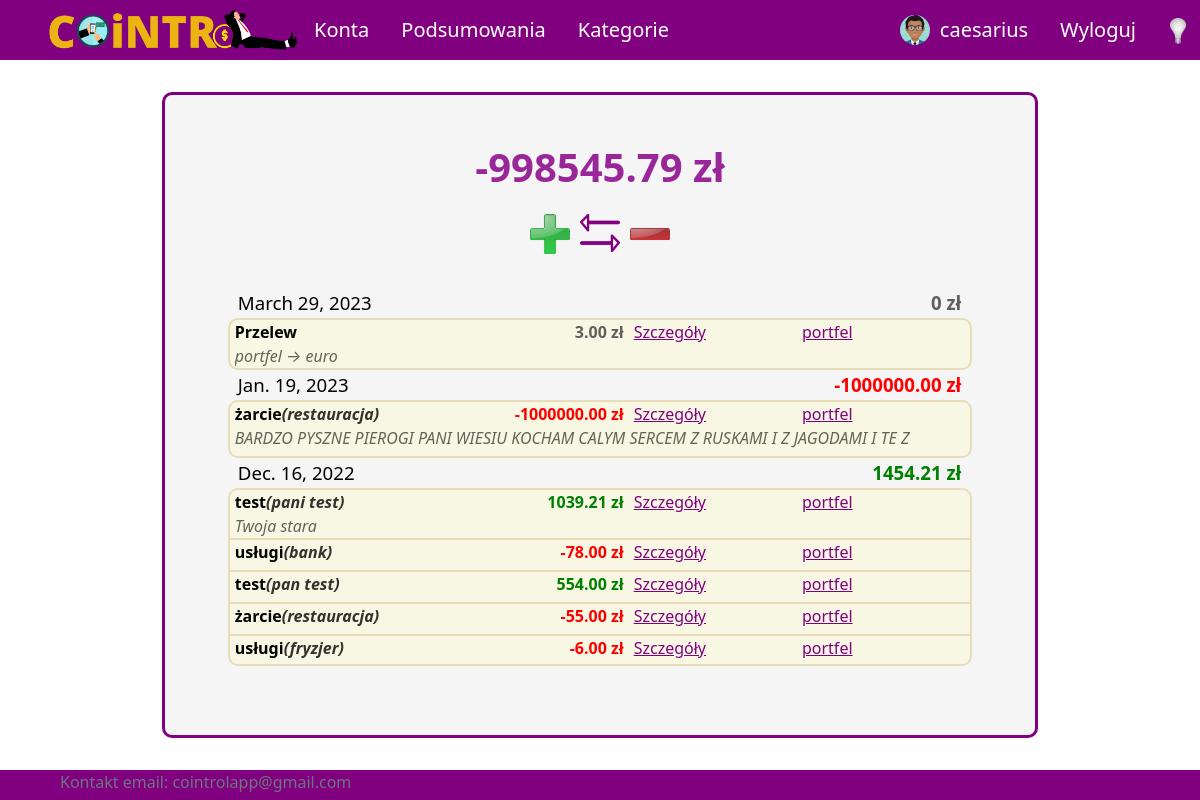
Page / (signed in) on the committed database.
### UsersApp/models.py (models this page shows, shortened)
class Profile(models.Model):
    user = models.OneToOneField(User, on_delete=models.CASCADE, null=True, blank=True)
    name = models.CharField(max_length=200, blank=True, null=True)
    email = models.EmailField(max_length=400, null=True, blank=True)
    username = models.CharField(max_length=200, blank=True, null=True)
    currency = models.ForeignKey('Currency', on_delete=models.SET_NULL, null=True)
    image = ThumbnailerImageField(null=True, blank=True, upload_to="images/", default="images/default-user.png")
    created = models.DateTimeField(auto_now_add=True)
    id = models.UUIDField(default=uuid.uuid4, unique=True,
                            primary_key=True, editable=False)

class Currency(models.Model):
    name = models.CharField(max_length=100)
    access_name = models.CharField(max_length=20) #access_name nazwa aby zdobyć kurs walut
    sign = models.CharField(max_length=5) #znak waluty
    id = models.UUIDField(default=uuid.uuid4, unique=True,
                            primary_key=True, editable=False)

class Category(models.Model):
    SCOPE_CHOICES = (
        ("INCOME", "income"),
        ("EXPENSE", "expense"),
    )
    name = models.CharField(max_length=255)
    owner = models.ForeignKey(Profile, null=True, blank=True, on_delete=models.CASCADE)
    scope = models.CharField(max_length=10, choices=SCOPE_CHOICES) #income / expense - do oddzielenia rodzaju transakcji
    id = models.UUIDField(default=uuid.uuid4, unique=True, primary_key=True, editable=False)
    def __str__(self):
        return self.name

class Subcategory(models.Model):
    name = models.CharField(max_length=255)
    id_category = models.ForeignKey(Category, on_delete=models.CASCADE)
    id = models.UUIDField(default=uuid.uuid4, unique=True, primary_key=True, editable=False)
    def __str__(self):
        return self.name

### aplication/models.py (models this page shows, shortened)
class Transaction(PolymorphicModel):
    intervals = {
        'daily': (lambda x: x + timedelta(days=1), 'Codziennie'),
        'weekly': (lambda x: x + timedelta(weeks=1), 'Co tydzień'),
        'biweekly': (lambda x: x + timedelta(weeks=2), 'Co 2 tygodnie'),
        'montly': (lambda x: x + relativedelta(months=+1), 'Co miesiąc')}
    id_account = models.ForeignKey(Account, on_delete=models.CASCADE)
    id_user = models.ForeignKey(Profile, on_delete=models.SET_NULL, null=True) #konto z którego dokonano transakcji zostało usunięte ale transakcja ma pozostać
    id_category = models.ForeignKey(Category, on_delete=models.CASCADE)
    id_subcategory = models.ForeignKey(Subcategory, on_delete=models.SET_NULL, null=True, blank=True)
    currency = models.ForeignKey(Currency, on_delete=models.SET_NULL, null=True)
    repeat = models.CharField(null=True, blank=True, choices=tuple([(k, v[1]) for k, v in intervals.items()]), max_length=50)
    amount = models.DecimalField(max_digits=10, decimal_places=2)
    transaction_date = models.DateField()
    description = models.CharField(max_length=255, blank=True, null=True)
    id = models.UUIDField(default=uuid.uuid4, unique=True, primary_key=True, editable=False)

class Transfer(Transaction):
    account_from = models.ForeignKey(Account, related_name='from+', on_delete=models.SET_NULL, null=True)
    account_to = models.ForeignKey(Account, related_name='to+', on_delete=models.CASCADE)
    id_subcategory = None

class Account(models.Model):
    owner = models.ForeignKey(Profile, null=True, blank=True, on_delete=models.CASCADE)
    name = models.CharField(max_length=30)
    currency = models.ForeignKey(Currency, on_delete=models.SET_NULL, null=True)
    is_shared = models.BooleanField(default=False)
    description = models.CharField(max_length=100, null=True, blank=True)
    id = models.UUIDField(default=uuid.uuid4, unique=True, primary_key=True, editable=False)
    def __str__(self):
        return self.name

### aplication/views/account_views.py (the view)
# urls.py: 2. Add a URL to urlpatterns:  path('', Home.as_view(), name='home')
class Home(TemplateView):
    template_name = 'application/home/home-logout.html'
    def get(self, request):
        if request.user.is_authenticated:
            return showAllTransactions(request)
        else:
            return render(request, self.template_name)

### aplication/services.py (called while the page is built, shortened)
def updateTransactions(all_transactions):
    today = date.today()
    repeating = all_transactions.filter(~Q(repeat=None))

### aplication/views/account_views.py (called while the page is built)
@login_required(login_url='login')
def showAllTransactions(request):
    updateTransactions(Transaction.objects.filter(id_user=request.user.profile))
    transactions = Transaction.objects.filter(id_user=request.user.profile).exclude(
        id_account__in=User_Account.objects.values('id_account').annotate(Count('id')).order_by().filter(id__count__gt=1).values_list('id_account'))
    page_number = request.GET.get('page')
    prepared = prepareTransactions(transactions, request.user.profile.currency, page_number, 20)
    context = {
        'profile': request.user.profile,
        'daily': prepared[0],
        'balance': prepared[1],
        'future': prepared[2],
        'count': prepared[3],
        'page_obj': prepared[4]
    }
    return render(request, 'application/home/home-login.html', context)

### templates/application/home/home-login.html (shortened to what this page needs)
{% extends 'application/base.html' %}
{%load static%}
{% block content %}
    <div class="title">
        <h1>{{ balance }} {{ profile.currency.sign }}</h1>
    </div>
    <div class="content-pc">
        <p class="buttons">
            <a href="{% url 'addAccountless' _type='income' %}"><img id="plus-icon" src="{% static 'images/icons/plus.png' %}"/></a>
            <a href="{% url 'addAccountless' _type='transfer' %}"><img id="transfer-icon" src="{% static 'images/icons/arrows.png' %}"/></a>
            <a  href="{% url 'addAccountless' _type='expense' %}"><img id="minus-icon" src="{% static 'images/icons/minus.png' %}"/></a>
        </p>
        <br>
        <table>
        {% for date, transactions, value in daily %}
            <tr id="date">
                <td class="center" colspan="4">{{ date }}</td>
                <td id="transaction-amount"{% if value > 0 %}class='income' {% elif value == 0 %}class='neutral' {% else %}class='expense' {% endif %}>{{ value }} {{ profile.currency.sign }}</td>
            </tr>
            {% for tr in transactions %}
                <tr class="transaction"
                style="{% if not forloop.last %} border-bottom:none;{% endif %}
                {% if forloop.last %} border-bottom-left-radius:10px;border-bottom-right-radius:10px;
                {% endif %}
                {% if forloop.first %} border-top-left-radius:10px;border-top-right-radius:10px;
                {% endif %}">
                    <td id="transaction-category" class="bold">
                        {% if tr.account_from is not None %}
                        Przelew
                        {% else %}
                        {{ tr.id_category }}
                        {% endif %}
                        {% if tr.id_subcategory %}
                        <span id="transaction-subcategory">({{ tr.id_subcategory }})</span>
                        {% else %}
                        <span id="transaction-subcategory"></span>
                        {% endif %}
                    </td>
                    {% if tr.account_from is not None %}
                        <td id="transaction-amount" class="neutral" style="font-weight:600;">{{ tr.amount }} {{ tr.currency.sign }}</td>
                    {% else %}
                        {% if tr.amount >= 0 %}
                            <td id="transaction-amount" class="income" style="font-weight:600;">{{ tr.amount }} {{ tr.currency.sign }}</td>
                        {% else %}
                            <td id="transaction-amount" class="expense" style="font-weight:600;">{{ tr.amount }} {{ tr.currency.sign }}</td>
                        {% endif %}
                    {% endif %}
                    <td class="last-in-one-row"><a class="purple" href="{% url 'showTransaction' tr.id 1 %}">Szczegóły</a></td>
                    <td id="transaction-account" class="last-in-one-row">
                        <a id="tr-acc-link" class="purple" href="{% url 'account' pk=tr.id_account.id %}">{{ tr.id_account.name }}</a>
                    </td>
                    {% if tr.account_from is not None %}
                    <td id="transaction-description">{{ tr.account_from }} &#8594; {{ tr.account_to }}</td>
                    {% endif %}
                    {% if tr.description %}
                    <td id="transaction-description">{{ tr.description }}</td>
                    {% else %}
                    <td id="transaction-description"></td>
                    {% endif %}
                </tr>
            {% endfor %}
        {% endfor %}
        </table>
    </div>
    <br>
{% endblock  %}

### templates/application/base.html (shortened to what this page needs)
{%load static%}
<!DOCTYPE html>
<html lang="pl">
<head>
    <link href="https://cdn.jsdelivr.net/npm/bootstrap@5.2.2/dist/css/bootstrap.min.css" rel="stylesheet">
    <link rel="stylesheet" type="text/css" href="{% static 'css/style.css' %}">
    <link rel="stylesheet" type="text/css" href="{% static 'css/style-dark.css' %}">
</head>
<body onload="checkColorMode()">
    <nav class="nav" id="navigation">
        {% if user.is_authenticated %}
        <ul class="nav justify-content-start">
            <li class="nav-item" id="logo-li"><a id="logo-link" class="nav-link" href="{% url 'home' %}">
                <img onmouseover="logoHover()" onmouseout="logoOut()" id="app-logo" src="{% static 'images/logo.png' %}">
            </a>
            <li class="nav-item mobile-menu"><a class="nav-link" href="{% url 'all-accounts' %}">Konta</a></li>
            <li class="nav-item mobile-menu"><a class="nav-link" href="{% url 'summary' %}">Podsumowania</a></li>
            <li class="nav-item mobile-menu"><a class="nav-link" href="{% url 'all-categories' %}">Kategorie</a></li>
        </ul>
        <ul class="nav justify-content-end user-image">
            <li class="nav-item">
                <a id="profile-nav-link" class="nav-link" href="{% url 'profile' %}">
                    <img id="user-image" src="{{ user.profile.image.url }}" alt="user image">
                    {{ user.username }}
                </a>
            </li>
            <li class="nav-item"><a class="nav-link" href="{% url 'logout' %}">Wyloguj</a></li>
        </ul>
        {% endif %}
        <button onclick="darkMode()" id="dark-mode-button"><img id="light-bulb" src="{% static 'images/bulb_off.png' %}" /></button>
    </nav>
    <div id = "site-content">
        {% block content %}
        {% endblock %}
    </div>
    <footer class="footer">
        <div class="container">
            <span class="text-muted">
                <address>
                    Kontakt email: <a class="email" href="mailto:cointrolapp@gmail.com">cointrolapp@gmail.com
                </address>
            </span>
        </div>
    </footer>
</body>
</html>

### aplication/static/css/style.css (style rules this page uses)
body { background-color: white; color: black; }
#navigation { position: fixed; top: 0; width: 100%; z-index: 9; }
a.nav-link { color: white; font-size: 20px; }
ul.nav { align-items: center; }
nav.nav { height: 60px; background-color: purple; justify-content: space-between; padding-left: 4vw; padding-right: 4vw; }
#profile-nav-link { display: grid; grid-template-columns: auto auto; column-gap: 10px; }
#user-image { border-radius: 50%; width: 30px; height: 30px; object-fit: cover; align-self: center; }
#logo-link { padding: 0; }
#app-logo { width: 250px; }
#plus-icon { width: 40px; }
#minus-icon { width: 40px; }
#transfer-icon { width: 40px; }
#site-content { min-height: calc(100vh - 4vh - (60px + 4vh) - 30px); padding-left: 1vw; padding-right: 1vw; padding-top: 1vh; padding-bottom: 1vh; width:73%; margin:auto; margin-top: calc(60px + 4vh); margin-bottom: 4vh; border: 3px solid purple; border-radius: 10px; background-color: whitesmoke; position: relative; }
#dark-mode-button { position: absolute; top: 16px; left: 97%; float:right; }
#dark-mode-button > img { width: 16px; }
div.title { padding-top: 5vh; display: flex; align-items: center; flex-direction: column; }
div.title h1 { color: #9a279a; font-size: 40px; font-weight: bold; text-align: center; }
div.content-pc { margin-top: 15px; }
#date { text-align: center; font-size:14pt; }
tr.transaction { min-height:32px; border-collapse: collapse; background-color: rgba(250, 250, 210, 0.5); }
tr.transaction > td { padding: 5px; }
#transaction-subcategory { font-style: italic; color: rgba(0, 0, 0, 0.8); }
#transaction-description { font-style: italic; color: rgba(0, 0, 0, 0.6); }
#transaction-amount { text-align: end; font-weight: bold; }
.income { color: green; }
.expense { color: red; }
.neutral { color: rgb(98, 94, 94); }
#tr-acc-link { color: purple; }
p.buttons { margin: 10px 0px; }
.content-pc > .buttons { display: flex; justify-content: center; gap: 10px; }
.purple { color: #800080; }
.center { text-align: center; }
.bold { font-weight: bold; }
footer { height: 30px; background-color: purple; justify-content: space-between; padding-left: 4vw; padding-right: 4vw; }
a.email { --bs-text-opacity: 1; color: inherit; text-decoration: none; }
button { background-color: rgba(0, 0, 0, 0); border: none; }
table { width: 100%; }
tr { width: 100%; }
#transaction-description { max-height: 30px; overflow: hidden; }
thead, th, td, tr { display: flex; flex-wrap: wrap; flex-direction:row; align-items: flex-start; justify-content:flex-start; padding-left: 5px; }
table { width: 88%; margin:auto; }
tr { justify-content: left; width: 100%; }
tr > td:first-child { flex: 30%; min-width: fit-content; border: none; }
tr > td:nth-child(2) { flex: 30%; min-width: fit-content; max-width: 20%; margin-right: 10px; border: none; text-align: left; justify-content:flex-end; }
tr > td:nth-child(3) { flex: 20%; min-width: fit-content; border: none; text-align: left; }
tr > td:nth-child(4) { flex: 20%; min-width: fit-content; border: none; }
tr > td:nth-child(5) { flex: 100%; min-width: fit-content; border: none; }
tr.transaction { border: 2px solid #e8dcb8; }
tr.transaction > td { border: none; padding: 0; }

### rows in the picture
Profile: currency.sign "zł", currency.sign "zł" "zł" "zł"
Transaction: daily "March 29, 2023"
Transfer: shows "Przelew", amount "3.00", currency.sign "zł", id_account.name "portfel", account_from "portfel", account_to "euro"
Transaction: daily "Jan. 19, 2023", id_category "żarcie", id_subcategory "restauracja", amount "-1000000.00", currency.sign "zł", id_account.name "portfel", description "BARDZO PYSZNE PIEROGI PANI WIESIU KOCHAM CALYM SERCEM Z RUSKAMI I Z JAGODAMI I TE Z…"
Transaction: daily "Dec. 16, 2022", id_category "usługi", id_subcategory "fryzjer", amount "-6.00", currency.sign "zł", id_account.name "portfel"
Transaction: id_category "test", id_subcategory "pani test", amount "1039.21", currency.sign "zł", id_account.name "portfel", description "Twoja stara"
Transaction: id_category "usługi", id_subcategory "bank", amount "-78.00", currency.sign "zł", id_account.name "portfel"
Transaction: id_category "test", id_subcategory "pan test", amount "554.00", currency.sign "zł", id_account.name "portfel"
Transaction: id_category "żarcie", id_subcategory "restauracja", amount "-55.00", currency.sign "zł", id_account.name "portfel"

### other values in the picture
{{ user.username }} "caesarius"
{{ balance }} "-998545.79"
{{ value }} "0" "-1000000.00" "1454.21"
